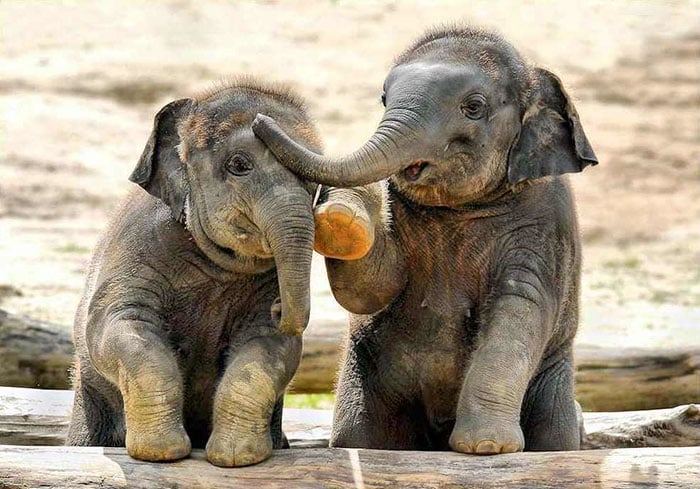
#> input picture anakgajah.jpg, 700 x 489 px
$ jupyter execute '7.1 Contrast Enhancment.ipynb'   (shell and % lines are left out)
#> lines starting #> are read from the running program, lines starting #| are printed output that depends on the picture
[cell 1]
#import library
import numpy as np #Library untuk operasi array dan matriks.
import matplotlib.pyplot as plt #Library untuk visualisasi data.
import cv2 # Library OpenCV untuk pengolahan citra.
import matplotlib.image as mpimg #Library untuk membaca dan menampilkan citra.
from skimage import data # Library untuk mengakses data citra bawaan.

[cell 2]
#Read Image
img = cv2.imread("anakgajah.jpg") #  untuk membaca citra "anakgajah.jpg" dan menyimpannya ke variabel
#> img is the input picture: shape (489, 700, 3); mean B, G, R 134, 152.4, 164.3
# Convert Image to Grayscale
image = cv2.cvtColor(img, cv2.COLOR_BGR2GRAY) #untuk mengonversi citra dari BGR (Blue-Green-Red) ke grayscale.
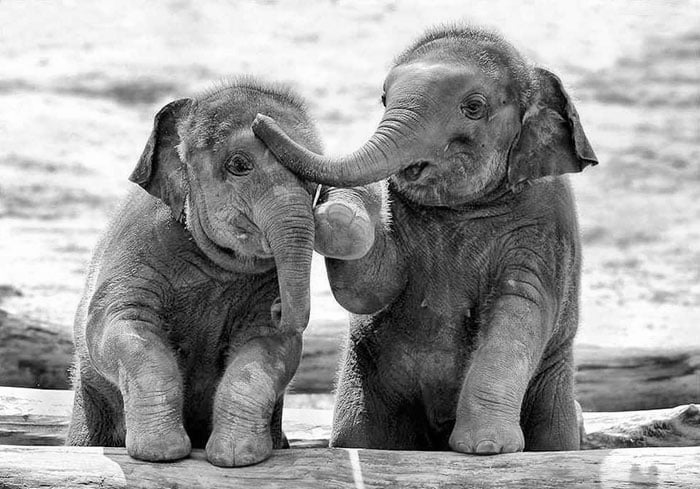
#> image: shape (489, 700); min 0, max 255, mean 153.9

[cell 3]
#Penerapan Histogram Equalization (HE)
image_equalized = cv2.equalizeHist(image) #untuk menerapkan Histogram Equalization pada citra grayscale.
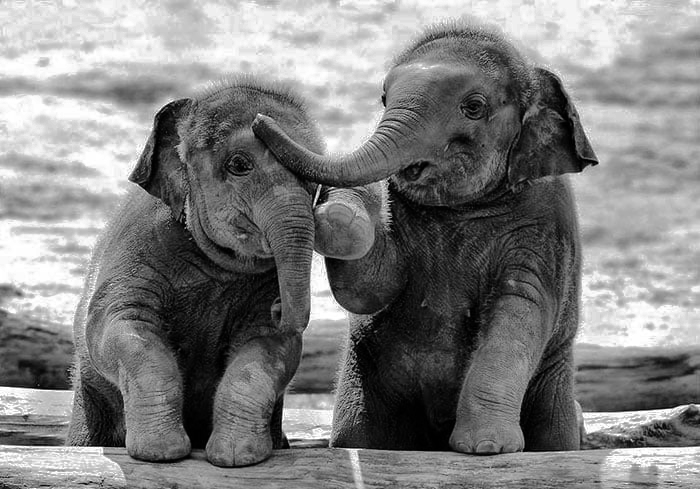
#> image_equalized: shape (489, 700); min 0, max 255, mean 128.2

[cell 4]
#Penerapan Metode Contrast Limited Adaptive Histogram Equalization (CLAHE)
clahe = cv2.createCLAHE(clipLimit=2, tileGridSize=(8,8))
#untuk membuat objek CLAHE.
#clipLimit, diberikan nilai 2 yang merupakan batasan kontras yang akan diterapkan pada histogram.
# tileGridSize, diberikan nilai (8,8) yang menentukan ukuran grid untuk membagi citra menjadi beberapa bagian yang akan diterapkan CLAHE.

#Apply CLAHE to the original image
image_clahe = clahe.apply(image) #Menggunakan metode apply pada objek CLAHE yang telah dibuat sebelumnya untuk menerapkan CLAHE pada citra grayscale image.
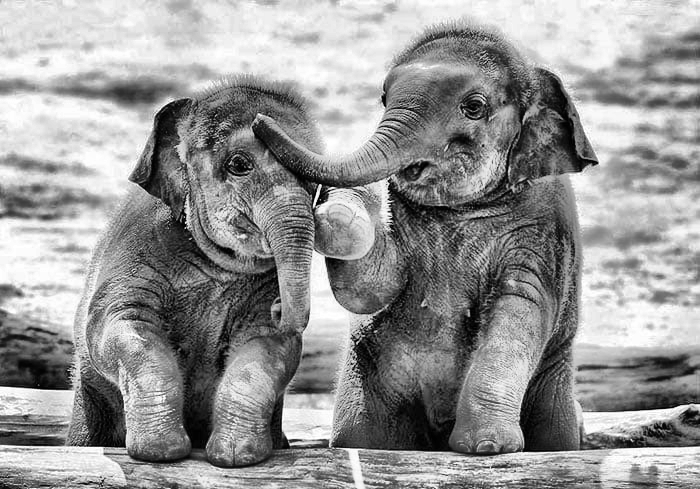
#> image_clahe: shape (489, 700); min 0, max 255, mean 149.6

[cell 5]
#Penerapan metode Contrast Stretching (CS)
# Create an empty array to store the final output
image_cs = np.zeros((image.shape[0],image.shape[1]),dtype = 'uint8') #Membuat array kosong image_cs dengan ukuran yang sama dengan citra asli.

# Apply Min-Max Contrasting
min = np.min(image) #maka piksel pada citra img1 di set menjadi 255 (putih), jika tidak, maka di set menjadi 0 (hitam).
#> min = 0
max = np.max(image)
#> max = 255

for i in range(image.shape[0]): #untuk mengiterasi setiap elemen citra asli.
    for j in range(image.shape[1]):
        image_cs[i,j] = 255*(image[i,j]-min)/(max-min) #Menghitung nilai baru untuk setiap elemen citra menggunakan metode Contrast Stretching dan menyimpannya dalam image_cs.

[cell 6]
#Penerapan Metode Perkalian Konstanta
copyCamera = image.copy().astype(float) #Membuat salinan citra asli copyCamera dalam format float.

m1,n1 = copyCamera.shape
#> m1 = 489; n1 = 700
output1 = np.empty([m1, n1]) #untuk membuat array kosong dengan ukuran yang sama dengan citra

#digunakan untuk mengiterasi setiap piksel dalam citra.
for baris in range(0, m1-1): #untuk mengakses setiap posisi piksel dalam citra.
    for kolom in range(0, n1-1): #untuk mengakses setiap posisi piksel dalam citra.
        a1 = baris #digunakan sebagai indeks untuk menyimpan hasil perkalian dalam array
        b1 = kolom #digunakan sebagai indeks untuk menyimpan hasil perkalian dalam array
        output1[a1, b1] = copyCamera[baris, kolom] * 1.9 #Melakukan perkalian setiap elemen citra dengan konstanta 1.9 dan menyimpan hasilnya dalam output1.

[cell 7]
#plot image
fig, axes = plt.subplots(5, 2, figsize=(20, 20)) #Membuat subplot dengan 5 baris dan 2 kolom
ax = axes.ravel() #untuk meratakan array dari objek axes menjadi 1 dimensi dan disimpan dalam variabel ax.

ax[0].imshow(image, cmap=plt.cm.gray) # untuk menampilkan citra pada setiap subplot.
ax[0].set_title("Citra Input") #untuk memberikan judul pada setiap subplot.
ax[1].hist(image.ravel(), bins=256) #untuk menampilkan histogram pada setiap subplot.
ax[1].set_title('Histogram Input') #untuk memberikan judul pada setiap subplot.

ax[2].imshow(image_equalized, cmap=plt.cm.gray) # untuk menampilkan citra pada setiap subplot.
ax[2].set_title("Citra Output HE") #untuk memberikan judul pada setiap subplot.
ax[3].hist(image_equalized.ravel(), bins=256) #untuk menampilkan histogram pada setiap subplot.
ax[3].set_title('Histogram Output HE Method') #untuk memberikan judul pada setiap subplot.

ax[4].imshow(image_cs, cmap=plt.cm.gray) # untuk menampilkan citra pada setiap subplot.
ax[4].set_title("Citra Output CS") #untuk memberikan judul pada setiap subplot.
ax[5].hist(image_cs.ravel(), bins=256) #untuk menampilkan histogram pada setiap subplot.
ax[5].set_title('Histogram Output CS Method') #untuk memberikan judul pada setiap subplot.

ax[6].imshow(image_clahe, cmap=plt.cm.gray) # untuk menampilkan citra pada setiap subplot.
ax[6].set_title("Citra Grayscale CLAHE") #untuk memberikan judul pada setiap subplot.
ax[7].hist(image_clahe.ravel(), bins=256) #untuk menampilkan histogram pada setiap subplot.
ax[7].set_title('Histogram Output CLAHE Method') #untuk memberikan judul pada setiap subplot.

ax[8].imshow(output1, cmap=plt.cm.gray) # untuk menampilkan citra pada setiap subplot.
ax[8].set_title("Citra Grayscale Perkalian Konstanta") #untuk memberikan judul pada setiap subplot.
ax[9].hist(output1.ravel(), bins=256)  #untuk menampilkan histogram pada setiap subplot.
ax[9].set_title('Histogram Output Perkalian Konstanta Method') #untuk memberikan judul pada setiap subplot.

fig.tight_layout() #untuk menyusun tata letak subplot agar sesuai dan tidak tumpang tindih.
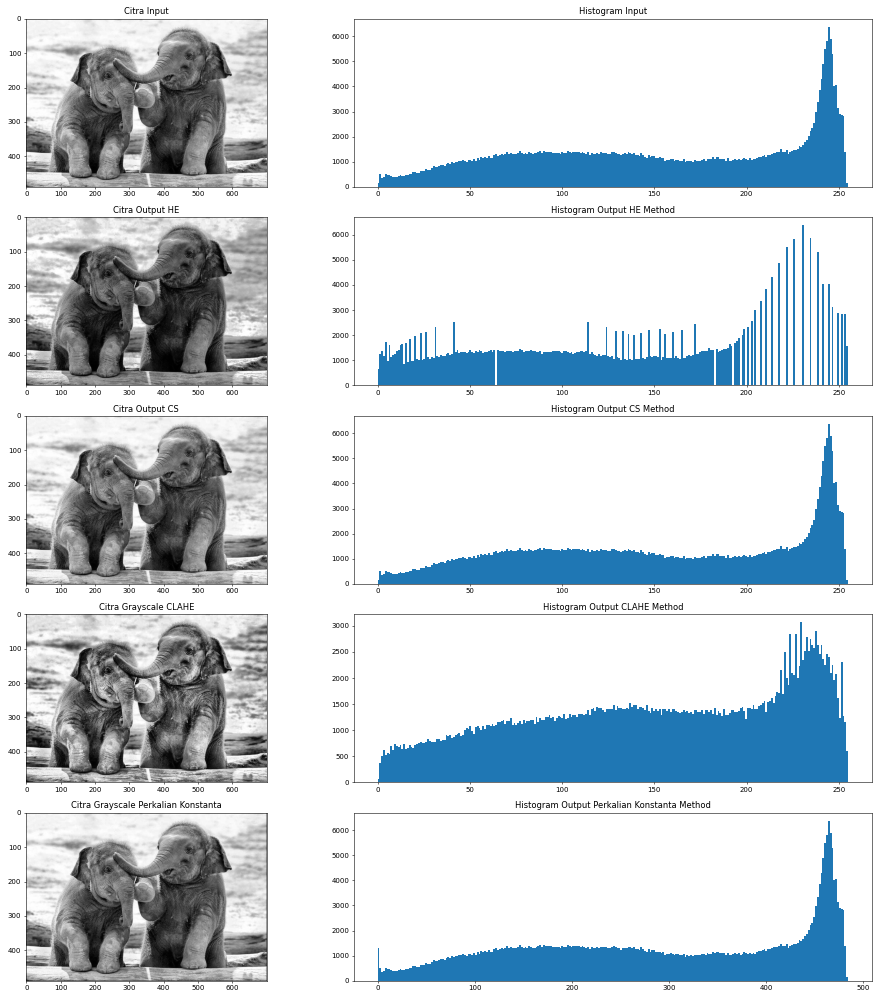
#> figure drawn by matplotlib, 10 panels; panel 2: tallest bar 6389 high, from x = 244 to 245; panel 4: tallest bar 6389 high, from x = 230.1 to 231.1; panel 6: tallest bar 6389 high, from x = 244 to 245; panel 8: tallest bar 3073 high, from x = 229.1 to 230.1
